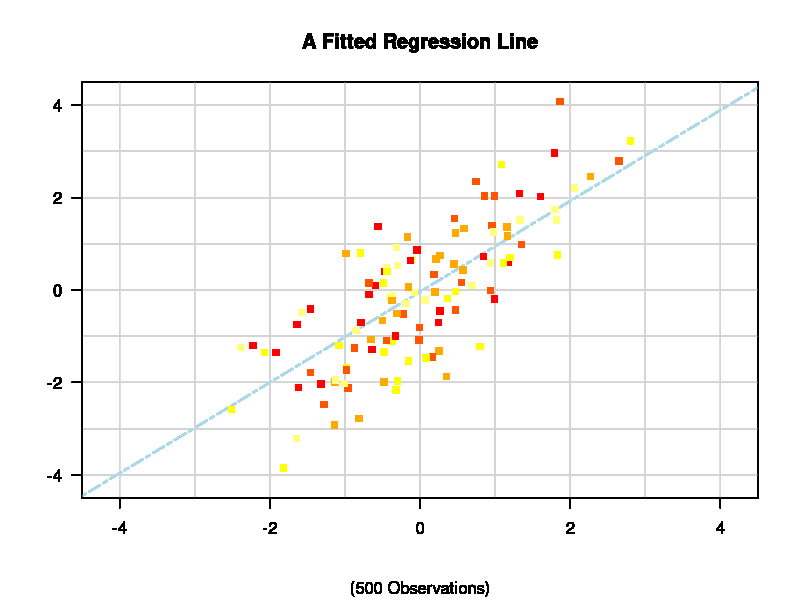

Source code (R): (Note: a time limit stopped this script after it produced the figure.)
x1= rnorm(500)
y1= x1+rnorm(500)
plot.new()
plot.window(xlim = c(-4.5, 4.5), xaxs = "i", ylim = c(-4.5, 4.5), yaxs = "i")
for(i in 2:200){
x =x1[1:i]
y =y1[1:i]
z = lm(y1~x1)
abline(h = -4:4, v = -4:4, col = "lightgrey")
abline(a = coef(z)[1], b = coef(z)[2], col = "lightblue", lty = 6, lwd = 2)
points(x,y, col = heat.colors(5), pch = 15, lwd = 2)
axis(1)
axis(2, las = 1)
box()
title(main = "A Fitted Regression Line")
title(sub = "(500 Observations)")
Sys.sleep(1)
}
#################
plot.new()
plot.window(xlim = c(-1,1), ylim = c(-1,1), asp =1)
x = c(-1, 1, 1, -1)
y = c(1, 1, -1, -1)
polygon(x, y, col = "gray98" )
vertex1 = c(1, 2, 3, 4)
vertex2 = c(2, 3, 4, 1)
for (z in 1:50){
x = 0.9 * x[vertex1] + 0.1 * x[vertex2]
y = 0.9 * y[vertex1] + 0.1 * y[vertex2]
polygon(x, y, col = "gray98")
Sys.sleep(.1)
}
#########
x = rnorm(100)
y = runif(100)
k = sample(1:10, 10, replace = TRUE)
for (i in k){
  plot (x,y, xlab = "gamma", ylab = "r1", main = paste("patient", i , sep = " "))
  Sys.sleep(1)
  }
###########
